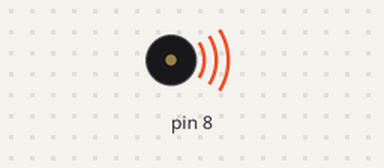
A sketch run on a simulated Arduino Uno, built with avr-gcc and run on an emulated ATmega328P. Parts: buzzer (waves = sounding).

Above: at 0.1 s.
At 2.1 s:
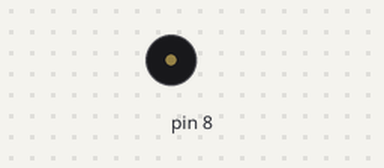
Timing chart, 0 to 3.6 s (numbered marks = the images above):
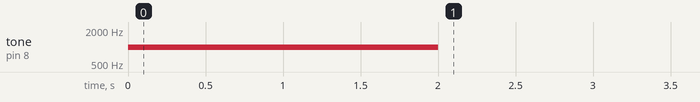

Measured:
- by itself, tone on pin 8: silent → 1000 Hz at 0.00 s, → silent 2.0 s later

The sketch:

sketch_apr25c.ino
```cpp
void setup() {
  // put your setup code here, to run once:
    tone(8, 1000, 2000);
}

void loop() {
  // put your main code here, to run repeatedly:

}
```
